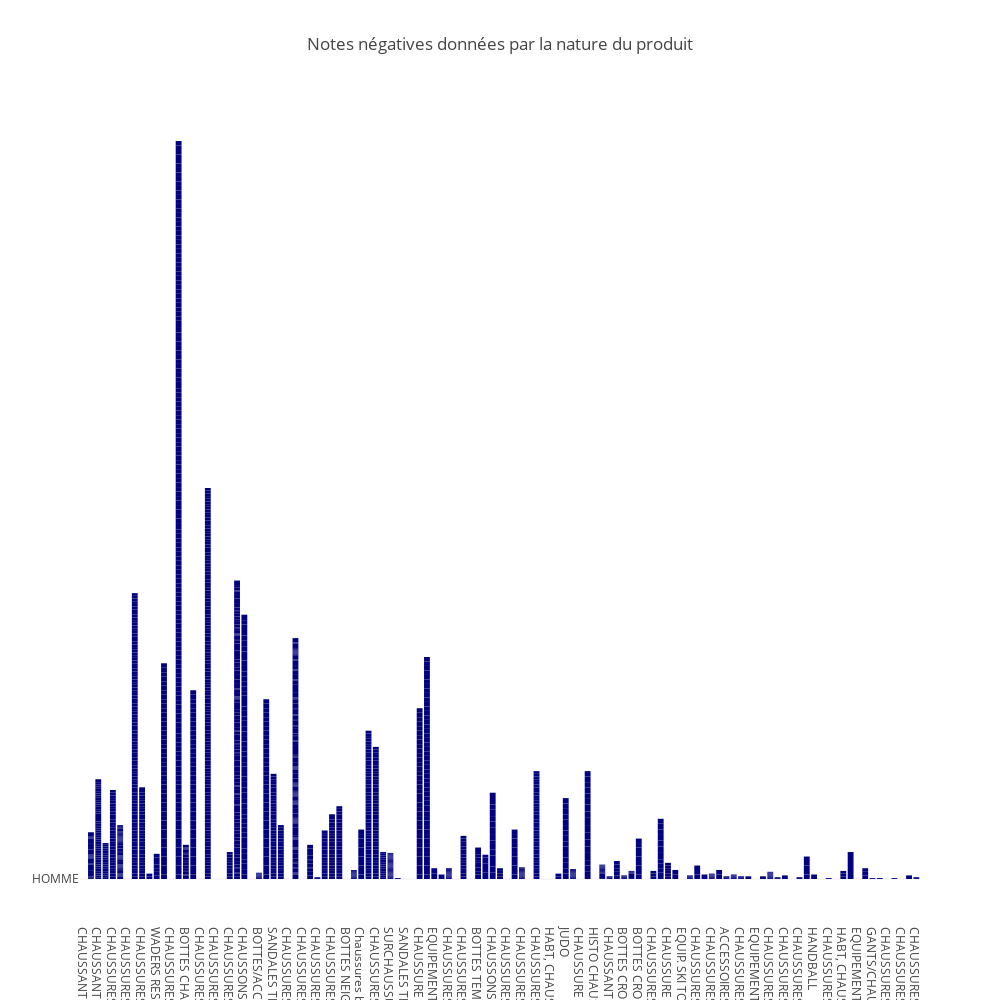

The code cell stored with this chart in its notebook:
### Code cell
import plotly.graph_objects as go

# Couleur personnalisée pour les barres
couleur_bars = 'rgba(0, 0, 128, 1)'  # Bleu foncé

# Créer la figure en utilisant les données correctes
fig = go.Figure(
    data=[
        go.Bar(
            x=df_note["famille"],  # Utiliser les données de la colonne "nature"
            y=df_note["genre"],    # Utiliser les données de la colonne "note"
            marker=dict(color=couleur_bars)  # Appliquer la couleur aux barres
        )
    ],
    layout=go.Layout(
        title=go.layout.Title(text="Notes négatives données par la nature du produit"),
        plot_bgcolor='white',  # Couleur de fond en blanc
        width=1000,  # Largeur de la figure en pixels
        height=1000  # Hauteur de la figure en pixels
    )
)

fig.show()

### Figure 1 — Plotly figure (JSON) as saved in the notebook; plotly's stock layout.template omitted (floating-point values rounded to 4 significant figures; data arrays with more than 128 entries replaced by an {"elided": "..."} marker saying what was removed)
{"data": [{"marker": {"color": "rgba(0, 0, 128, 1)"}, "type": "bar", "x": {"elided": "2733 str values"}, "y": {"elided": "2733 str values"}}], "layout": {"height": 1000, "plot_bgcolor": "white", "title": {"text": "Notes négatives données par la nature du produit"}, "width": 1000}}
